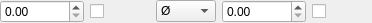
<?xml version="1.0" encoding="UTF-8"?>
<ui version="4.0">
 <class>Form</class>
 <widget class="QWidget" name="Form">
  <property name="geometry">
   <rect>
    <x>0</x>
    <y>0</y>
    <width>372</width>
    <height>23</height>
   </rect>
  </property>
  <property name="sizePolicy">
   <sizepolicy hsizetype="MinimumExpanding" vsizetype="Preferred">
    <horstretch>0</horstretch>
    <verstretch>0</verstretch>
   </sizepolicy>
  </property>
  <property name="windowTitle">
   <string>Form</string>
  </property>
  <layout class="QHBoxLayout" name="horizontalLayout">
   <property name="leftMargin">
    <number>0</number>
   </property>
   <property name="topMargin">
    <number>0</number>
   </property>
   <property name="rightMargin">
    <number>0</number>
   </property>
   <property name="bottomMargin">
    <number>0</number>
   </property>
   <item>
    <widget class="QDoubleSpinBox" name="dLifetime">
     <property name="maximum">
      <double>999999999.000000000000000</double>
     </property>
    </widget>
   </item>
   <item>
    <widget class="QCheckBox" name="bLifetimeFix">
     <property name="text">
      <string/>
     </property>
    </widget>
   </item>
   <item>
    <widget class="QComboBox" name="cbFrequencyType">
     <property name="sizeAdjustPolicy">
      <enum>QComboBox::AdjustToContentsOnFirstShow</enum>
     </property>
     <item>
      <property name="text">
       <string>Ø</string>
      </property>
     </item>
     <item>
      <property name="text">
       <string>+</string>
      </property>
     </item>
     <item>
      <property name="text">
       <string>-</string>
      </property>
     </item>
     <item>
      <property name="text">
       <string>±</string>
      </property>
     </item>
    </widget>
   </item>
   <item>
    <widget class="QDoubleSpinBox" name="dFrequency">
     <property name="maximum">
      <double>999999999.000000000000000</double>
     </property>
    </widget>
   </item>
   <item>
    <widget class="QCheckBox" name="bFrequencyFix">
     <property name="text">
      <string/>
     </property>
    </widget>
   </item>
  </layout>
 </widget>
 <resources/>
 <connections/>
</ui>
